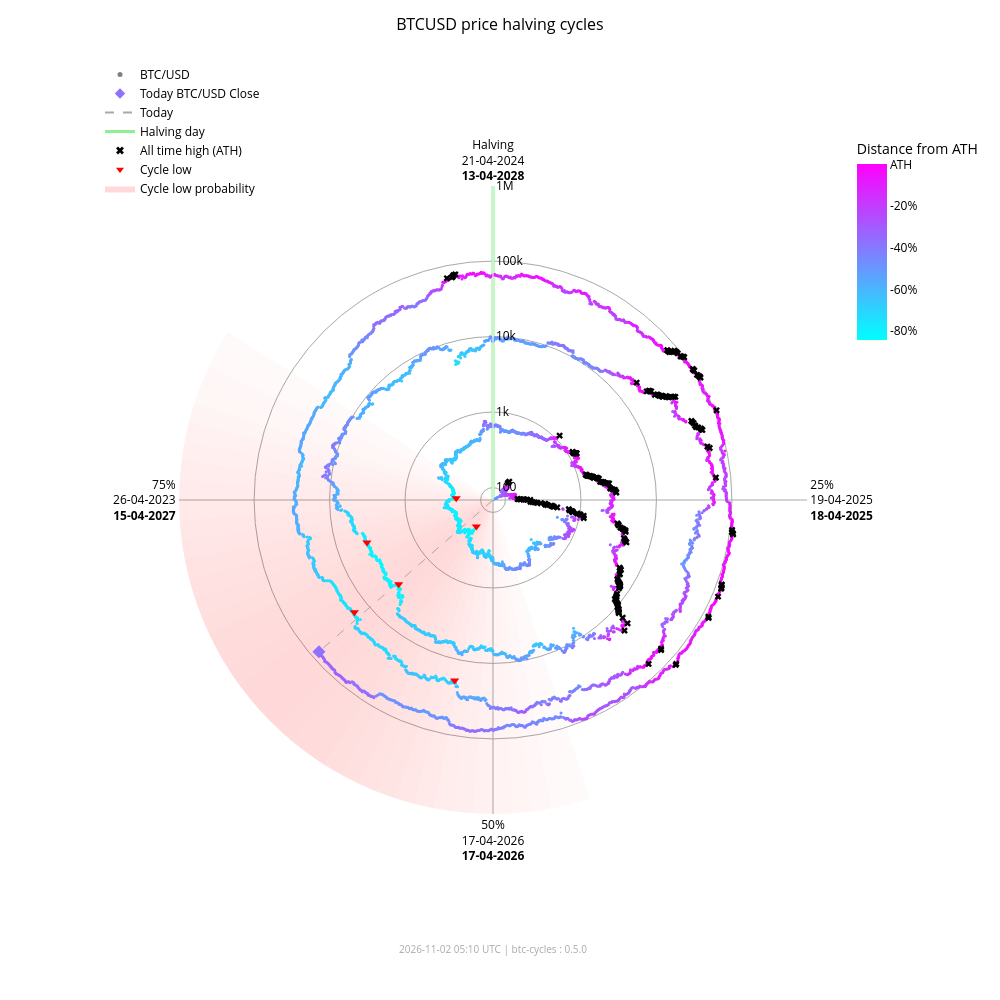

The notebook cell this image was saved under:
### Markdown cell above
### Interactive chart (plotly)

### Code cell
fig_interactive = btc.plot(
    kind="interactive",
    from_date="2012-11-28",
)
# plotly config for interactivity
config = {"scrollZoom": True, "displayModeBar": True}
# display in notebook
fig_interactive.show(config=config)

### Figure 1 — Plotly figure (JSON) as saved in the notebook; plotly's stock layout.template omitted (floating-point values rounded to 4 significant figures; data arrays with more than 128 entries replaced by an {"elided": "..."} marker saying what was removed)
{"data": [{"fill": "toself", "fillcolor": "rgba(255,0,0,0.018306980149439524)", "hoverinfo": "skip", "line": {"width": 0}, "mode": "lines", "r": [68.43, 1000000, 1000000, 68.43, 68.43], "showlegend": false, "theta": [162.0, 162.0, 165.6, 165.6, 162.0], "type": "scatterpolar"}, {"fill": "toself", "fillcolor": "rgba(255,0,0,0.02405911634527998)", "hoverinfo": "skip", "line": {"width": 0}, "mode": "lines", "r": [68.43, 1000000, 1000000, 68.43, 68.43], "showlegend": false, "theta": [165.6, 165.6, 169.2, 169.2, 165.6], "type": "scatterpolar"}, {"fill": "toself", "fillcolor": "rgba(255,0,0,0.030803449372254352)", "hoverinfo": "skip", "line": {"width": 0}, "mode": "lines", "r": [68.43, 1000000, 1000000, 68.43, 68.43], "showlegend": false, "theta": [169.2, 169.2, 172.8, 172.8, 169.2], "type": "scatterpolar"}, {"fill": "toself", "fillcolor": "rgba(255,0,0,0.03847233586005252)", "hoverinfo": "skip", "line": {"width": 0}, "mode": "lines", "r": [68.43, 1000000, 1000000, 68.43, 68.43], "showlegend": false, "theta": [172.8, 172.8, 176.4, 176.4, 172.8], "type": "scatterpolar"}, {"fill": "toself", "fillcolor": "rgba(255,0,0,0.04694405159551339)", "hoverinfo": "skip", "line": {"width": 0}, "mode": "lines", "r": [68.43, 1000000, 1000000, 68.43, 68.43], "showlegend": false, "theta": [176.4, 176.4, 180.0, 180.0, 176.4], "type": "scatterpolar"}, {"fill": "toself", "fillcolor": "rgba(255,0,0,0.05605603979818329)", "hoverinfo": "skip", "line": {"width": 0}, "mode": "lines", "r": [68.43, 1000000, 1000000, 68.43, 68.43], "showlegend": false, "theta": [180.0, 180.0, 183.6, 183.6, 180.0], "type": "scatterpolar"}, {"fill": "toself", "fillcolor": "rgba(255,0,0,0.06562330627802694)", "hoverinfo": "skip", "line": {"width": 0}, "mode": "lines", "r": [68.43, 1000000, 1000000, 68.43, 68.43], "showlegend": false, "theta": [183.6, 183.6, 187.2, 187.2, 183.6], "type": "scatterpolar"}, {"fill": "toself", "fillcolor": "rgba(255,0,0,0.07545707932574237)", "hoverinfo": "skip", "line": {"width": 0}, "mode": "lines", "r": [68.43, 1000000, 1000000, 68.43, 68.43], "showlegend": false, "theta": [187.2, 187.2, 190.8, 190.8, 187.2], "type": "scatterpolar"}, {"fill": "toself", "fillcolor": "rgba(255,0,0,0.08537841060169407)", "hoverinfo": "skip", "line": {"width": 0}, "mode": "lines", "r": [68.43, 1000000, 1000000, 68.43, 68.43], "showlegend": false, "theta": [190.8, 190.8, 194.4, 194.4, 190.8], "type": "scatterpolar"}, {"fill": "toself", "fillcolor": "rgba(255,0,0,0.09522272137134848)", "hoverinfo": "skip", "line": {"width": 0}, "mode": "lines", "r": [68.43, 1000000, 1000000, 68.43, 68.43], "showlegend": false, "theta": [194.4, 194.4, 198.0, 198.0, 194.4], "type": "scatterpolar"}, {"fill": "toself", "fillcolor": "rgba(255,0,0,0.10483418800389058)", "hoverinfo": "skip", "line": {"width": 0}, "mode": "lines", "r": [68.43, 1000000, 1000000, 68.43, 68.43], "showlegend": false, "theta": [198.0, 198.0, 201.6, 201.6, 198.0], "type": "scatterpolar"}, {"fill": "toself", "fillcolor": "rgba(255,0,0,0.11405248627197925)", "hoverinfo": "skip", "line": {"width": 0}, "mode": "lines", "r": [68.43, 1000000, 1000000, 68.43, 68.43], "showlegend": false, "theta": [201.6, 201.6, 205.2, 205.2, 201.6], "type": "scatterpolar"}, {"fill": "toself", "fillcolor": "rgba(255,0,0,0.12269756305009562)", "hoverinfo": "skip", "line": {"width": 0}, "mode": "lines", "r": [68.43, 1000000, 1000000, 68.43, 68.43], "showlegend": false, "theta": [205.2, 205.2, 208.8, 208.8, 205.2], "type": "scatterpolar"}, {"fill": "toself", "fillcolor": "rgba(255,0,0,0.13055959037792858)", "hoverinfo": "skip", "line": {"width": 0}, "mode": "lines", "r": [68.43, 1000000, 1000000, 68.43, 68.43], "showlegend": false, "theta": [208.8, 208.8, 212.4, 212.4, 208.8], "type": "scatterpolar"}, {"fill": "toself", "fillcolor": "rgba(255,0,0,0.13740037014073872)", "hoverinfo": "skip", "line": {"width": 0}, "mode": "lines", "r": [68.43, 1000000, 1000000, 68.43, 68.43], "showlegend": false, "theta": [212.4, 212.4, 216.0, 216.0, 212.4], "type": "scatterpolar"}, {"fill": "toself", "fillcolor": "rgba(255,0,0,0.14296927208088228)", "hoverinfo": "skip", "line": {"width": 0}, "mode": "lines", "r": [68.43, 1000000, 1000000, 68.43, 68.43], "showlegend": false, "theta": [216.0, 216.0, 219.6, 219.6, 216.0], "type": "scatterpolar"}, {"fill": "toself", "fillcolor": "rgba(255,0,0,0.14703219887325494)", "hoverinfo": "skip", "line": {"width": 0}, "mode": "lines", "r": [68.43, 1000000, 1000000, 68.43, 68.43], "showlegend": false, "theta": [219.6, 219.6, 223.2, 223.2, 219.6], "type": "scatterpolar"}, {"fill": "toself", "fillcolor": "rgba(255,0,0,0.14940752827264187)", "hoverinfo": "skip", "line": {"width": 0}, "mode": "lines", "r": [68.43, 1000000, 1000000, 68.43, 68.43], "showlegend": false, "theta": [223.2, 223.2, 226.8, 226.8, 223.2], "type": "scatterpolar"}, {"fill": "toself", "fillcolor": "rgba(255,0,0,0.15)", "hoverinfo": "skip", "line": {"width": 0}, "mode": "lines", "r": [68.43, 1000000, 1000000, 68.43, 68.43], "showlegend": false, "theta": [226.8, 226.8, 230.4, 230.4, 226.8], "type": "scatterpolar"}, {"fill": "toself", "fillcolor": "rgba(255,0,0,0.14882314851976614)", "hoverinfo": "skip", "line": {"width": 0}, "mode": "lines", "r": [68.43, 1000000, 1000000, 68.43, 68.43], "showlegend": false, "theta": [230.4, 230.4, 234.0, 234.0, 230.4], "type": "scatterpolar"}, {"fill": "toself", "fillcolor": "rgba(255,0,0,0.14600334989350275)", "hoverinfo": "skip", "line": {"width": 0}, "mode": "lines", "r": [68.43, 1000000, 1000000, 68.43, 68.43], "showlegend": false, "theta": [234.0, 234.0, 237.6, 237.6, 234.0], "type": "scatterpolar"}, {"fill": "toself", "fillcolor": "rgba(255,0,0,0.14176315293000513)", "hoverinfo": "skip", "line": {"width": 0}, "mode": "lines", "r": [68.43, 1000000, 1000000, 68.43, 68.43], "showlegend": false, "theta": [237.6, 237.6, 241.2, 241.2, 237.6], "type": "scatterpolar"}, {"fill": "toself", "fillcolor": "rgba(255,0,0,0.1363869302869166)", "hoverinfo": "skip", "line": {"width": 0}, "mode": "lines", "r": [68.43, 1000000, 1000000, 68.43, 68.43], "showlegend": false, "theta": [241.2, 241.2, 244.8, 244.8, 241.2], "type": "scatterpolar"}, {"fill": "toself", "fillcolor": "rgba(255,0,0,0.13017643696734477)", "hoverinfo": "skip", "line": {"width": 0}, "mode": "lines", "r": [68.43, 1000000, 1000000, 68.43, 68.43], "showlegend": false, "theta": [244.8, 244.8, 248.4, 248.4, 244.8], "type": "scatterpolar"}, {"fill": "toself", "fillcolor": "rgba(255,0,0,0.1234063302665758)", "hoverinfo": "skip", "line": {"width": 0}, "mode": "lines", "r": [68.43, 1000000, 1000000, 68.43, 68.43], "showlegend": false, "theta": [248.4, 248.4, 252.0, 252.0, 248.4], "type": "scatterpolar"}, {"fill": "toself", "fillcolor": "rgba(255,0,0,0.11628949020714345)", "hoverinfo": "skip", "line": {"width": 0}, "mode": "lines", "r": [68.43, 1000000, 1000000, 68.43, 68.43], "showlegend": false, "theta": [252.0, 252.0, 255.6, 255.6, 252.0], "type": "scatterpolar"}, {"fill": "toself", "fillcolor": "rgba(255,0,0,0.108959277972535)", "hoverinfo": "skip", "line": {"width": 0}, "mode": "lines", "r": [68.43, 1000000, 1000000, 68.43, 68.43], "showlegend": false, "theta": [255.6, 255.6, 259.2, 259.2, 255.6], "type": "scatterpolar"}, {"fill": "toself", "fillcolor": "rgba(255,0,0,0.1014715299920515)", "hoverinfo": "skip", "line": {"width": 0}, "mode": "lines", "r": [68.43, 1000000, 1000000, 68.43, 68.43], "showlegend": false, "theta": [259.2, 259.2, 262.8, 262.8, 259.2], "type": "scatterpolar"}, {"fill": "toself", "fillcolor": "rgba(255,0,0,0.09382430417652897)", "hoverinfo": "skip", "line": {"width": 0}, "mode": "lines", "r": [68.43, 1000000, 1000000, 68.43, 68.43], "showlegend": false, "theta": [262.8, 262.8, 266.4, 266.4, 262.8], "type": "scatterpolar"}, {"fill": "toself", "fillcolor": "rgba(255,0,0,0.08598937207621672)", "hoverinfo": "skip", "line": {"width": 0}, "mode": "lines", "r": [68.43, 1000000, 1000000, 68.43, 68.43], "showlegend": false, "theta": [266.4, 266.4, 270.0, 270.0, 266.4], "type": "scatterpolar"}, {"fill": "toself", "fillcolor": "rgba(255,0,0,0.07794710108398434)", "hoverinfo": "skip", "line": {"width": 0}, "mode": "lines", "r": [68.43, 1000000, 1000000, 68.43, 68.43], "showlegend": false, "theta": [270.0, 270.0, 273.6, 273.6, 270.0], "type": "scatterpolar"}, {"fill": "toself", "fillcolor": "rgba(255,0,0,0.06971614429145927)", "hoverinfo": "skip", "line": {"width": 0}, "mode": "lines", "r": [68.43, 1000000, 1000000, 68.43, 68.43], "showlegend": false, "theta": [273.6, 273.6, 277.2, 277.2, 273.6], "type": "scatterpolar"}, {"fill": "toself", "fillcolor": "rgba(255,0,0,0.061371174705723626)", "hoverinfo": "skip", "line": {"width": 0}, "mode": "lines", "r": [68.43, 1000000, 1000000, 68.43, 68.43], "showlegend": false, "theta": [277.2, 277.2, 280.8, 280.8, 277.2], "type": "scatterpolar"}, {"fill": "toself", "fillcolor": "rgba(255,0,0,0.05304520605236535)", "hoverinfo": "skip", "line": {"width": 0}, "mode": "lines", "r": [68.43, 1000000, 1000000, 68.43, 68.43], "showlegend": false, "theta": [280.8, 280.8, 284.4, 284.4, 280.8], "type": "scatterpolar"}, {"fill": "toself", "fillcolor": "rgba(255,0,0,0.044916938988340704)", "hoverinfo": "skip", "line": {"width": 0}, "mode": "lines", "r": [68.43, 1000000, 1000000, 68.43, 68.43], "showlegend": false, "theta": [284.4, 284.4, 288.0, 288.0, 284.4], "type": "scatterpolar"}, {"fill": "toself", "fillcolor": "rgba(255,0,0,0.0371870550186571)", "hoverinfo": "skip", "line": {"width": 0}, "mode": "lines", "r": [68.43, 1000000, 1000000, 68.43, 68.43], "showlegend": false, "theta": [288.0, 288.0, 291.6, 291.6, 288.0], "type": "scatterpolar"}, {"fill": "toself", "fillcolor": "rgba(255,0,0,0.030049603184432498)", "hoverinfo": "skip", "line": {"width": 0}, "mode": "lines", "r": [68.43, 1000000, 1000000, 68.43, 68.43], "showlegend": false, "theta": [291.6, 291.6, 295.2, 295.2, 291.6], "type": "scatterpolar"}, {"fill": "toself", "fillcolor": "rgba(255,0,0,0.023665126797805223)", "hoverinfo": "skip", "line": {"width": 0}, "mode": "lines", "r": [68.43, 1000000, 1000000, 68.43, 68.43], "showlegend": false, "theta": [295.2, 295.2, 298.8, 298.8, 295.2], "type": "scatterpolar"}, {"fill": "toself", "fillcolor": "rgba(255,0,0,0.018141004067302662)", "hoverinfo": "skip", "line": {"width": 0}, "mode": "lines", "r": [68.43, 1000000, 1000000, 68.43, 68.43], "showlegend": false, "theta": [298.8, 298.8, 302.4, 302.4, 298.8], "type": "scatterpolar"}, {"hoverinfo": "skip", "line": {"color": "darkgrey", "dash": "dash", "width": 1}, "mode": "lines", "r": [68.43, 78250.0], "showlegend": false, "theta": [228.9, 228.9], "type": "scatterpolar"}, {"hoverinfo": "skip", "line": {"color": "lightgreen", "width": 3}, "mode": "lines", "r": [68.43, 1000000], "showlegend": false, "theta": [0, 0], "type": "scatterpolar"}, {"hoverinfo": "text", "marker": {"color": {"elided": "4937 str values"}, "size": 3}, "mode": "markers", "r": {"elided": "4937 float values"}, "showlegend": false, "text": {"elided": "4937 str values"}, "theta": {"elided": "4937 float values"}, "type": "scatterpolar"}, {"hoverinfo": "text", "marker": {"color": "#8f70ff", "size": 10, "symbol": "diamond"}, "mode": "markers", "r": [78250.0], "showlegend": false, "text": ["Today<br>Date: 2026-11-01<br>Price: $78,248.45"], "theta": [228.9], "type": "scatterpolar"}, {"hoverinfo": "text", "marker": {"color": "black", "size": 6, "symbol": "x"}, "mode": "markers", "r": {"elided": "182 float values"}, "showlegend": false, "text": {"elided": "182 str values"}, "theta": {"elided": "182 float values"}, "type": "scatterpolar"}, {"hoverinfo": "text", "marker": {"color": "red", "size": 8, "symbol": "triangle-down"}, "mode": "markers", "r": [178.1, 210.5, 3237.0, 3961.0, 19020.0, 15790.0], "showlegend": false, "text": ["Cycle Low<br>Date: 2015-01-14<br>Price: $178.10<br>ATH distance: -84.5%", "Cycle Low<br>Date: 2015-08-24<br>Price: $210.49<br>ATH distance: -81.7%", "Cycle Low<br>Date: 2018-12-15<br>Price: $3,236.76<br>ATH distance: -83.4%", "Cycle Low<br>Date: 2019-03-15<br>Price: $3,960.91<br>ATH distance: -79.7%", "Cycle Low<br>Date: 2022-06-18<br>Price: $19,017.64<br>ATH distance: -71.9%", "Cycle Low<br>Date: 2022-11-21<br>Price: $15,787.28<br>ATH distance: -76.6%"], "theta": [212.1, 272.7, 228.3, 251.4, 192.0, 231.0], "type": "scatterpolar"}, {"marker": {"color": "grey", "size": 5}, "mode": "markers", "name": "BTC/USD", "r": [null], "theta": [null], "type": "scatterpolar"}, {"marker": {"color": "#8f70ff", "size": 8, "symbol": "diamond"}, "mode": "markers", "name": "Today BTC/USD Close", "r": [null], "theta": [null], "type": "scatterpolar"}, {"line": {"color": "darkgrey", "dash": "dash"}, "mode": "lines", "name": "Today", "r": [null], "theta": [null], "type": "scatterpolar"}, {"line": {"color": "lightgreen", "width": 3}, "mode": "lines", "name": "Halving day", "r": [null], "theta": [null], "type": "scatterpolar"}, {"marker": {"color": "black", "size": 7, "symbol": "x"}, "mode": "markers", "name": "All time high (ATH)", "r": [null], "theta": [null], "type": "scatterpolar"}, {"marker": {"color": "red", "size": 7, "symbol": "triangle-down"}, "mode": "markers", "name": "Cycle low", "r": [null], "theta": [null], "type": "scatterpolar"}, {"fill": "toself", "fillcolor": "rgba(255,0,0,0.15)", "line": {"width": 0}, "mode": "lines", "name": "Cycle low probability", "r": [null], "theta": [null], "type": "scatterpolar"}, {"hoverinfo": "skip", "marker": {"cmax": 0, "cmin": -0.8453, "color": [0], "colorbar": {"len": 0.25, "ticktext": ["ATH", "-20%", "-40%", "-60%", "-80%", "-100%"], "tickvals": [0, -0.2, -0.4, -0.6, -0.8, -1.0], "title": {"text": "Distance from ATH"}, "x": 0.95, "y": 0.92, "yanchor": "top"}, "colorscale": {"elided": "256x2 mixed values"}, "showscale": true, "size": 0}, "mode": "markers", "r": [null], "showlegend": false, "theta": [null], "type": "scatterpolar"}], "layout": {"annotations": [{"font": {"color": "darkgrey", "size": 10}, "showarrow": false, "text": "2026-11-02 05:10 UTC | btc-cycles : 0.5.0", "x": 0.5, "xref": "paper", "y": -0.02, "yref": "paper"}], "font": {"color": "black"}, "height": 1000, "legend": {"bgcolor": "rgba(0,0,0,0)", "font": {"color": "black"}, "x": 0.0, "y": 1.0}, "margin": {"b": 60, "l": 100, "r": 80, "t": 60}, "paper_bgcolor": "white", "plot_bgcolor": "white", "polar": {"angularaxis": {"color": "black", "direction": "clockwise", "gridcolor": "darkgrey", "rotation": 90, "ticktext": ["Halving<br>21-04-2024<br><b>13-04-2028</b>", "25%<br>19-04-2025<br><b>18-04-2025</b>", "50%<br>17-04-2026<br><b>17-04-2026</b>", "75%<br>26-04-2023<br><b>15-04-2027</b>"], "tickvals": [0, 90, 180, 270]}, "bgcolor": "white", "domain": {"x": [0.1, 0.9], "y": [0.05, 0.95]}, "radialaxis": {"angle": 90, "color": "black", "gridcolor": "darkgrey", "range": [1.835, 6.0], "tickangle": 90, "ticktext": ["100", "1k", "10k", "100k", "1M"], "tickvals": [100, 1000, 10000, 100000, 1000000], "type": "log"}}, "title": {"font": {"color": "black", "size": 16}, "text": "BTCUSD price halving cycles", "x": 0.5}, "width": 1000}}
